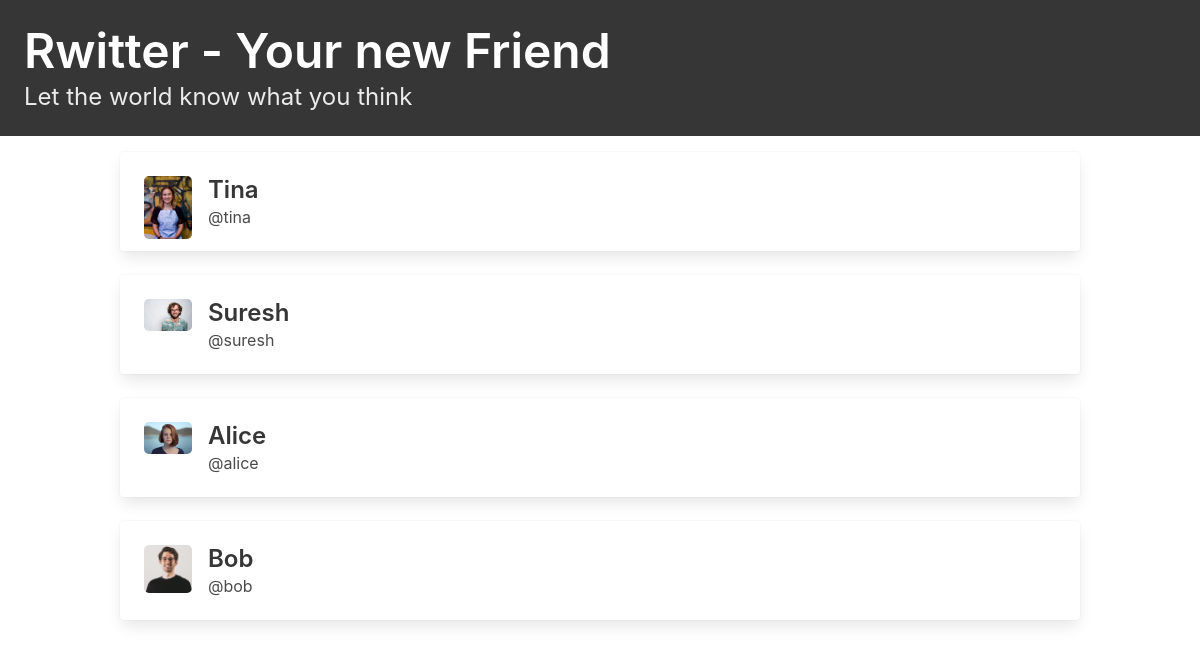
Screenshot of /profile_list/ (signed in) with the database file from the repository.
### rwitter/models.py (models this page shows, shortened)
class Profile(models.Model):
    user = models.OneToOneField(User, on_delete = models.CASCADE)
    follows = models.ManyToManyField("self", related_name='followed_by', symmetrical=False, blank=True)
    profile_picture = models.FileField(null=True, blank=True)

### rwitter/views.py (the view)
# urls.py: path('profile_list/', views.profile_list, name='profile_list'),
def profile_list(request):
    profiles = Profile.objects.exclude(user = request.user)
    context = {'profiles': profiles}
    return render(request, 'profile_list.html', context)

### rwitter/templates/profile_list.html
{% extends 'base.html' %}
{% block content %}
<div class="column">
{% for profile in profiles %}
    <div class="block">
      <div class="card">
        <a href="{% url 'profile' profile.pk %}">
          <div class="card-content">
            <div class="media">
              <div class="media-left">
                <figure class="image is-48x48">
                  <img src={{profile.profile_picture.url}}
                       alt="Placeholder image" style="border-radius: 5px;">
                </figure>
              </div>
              <div class="media-content">
                <p class="title is-4">
                  {{ profile.user.username|title }}
                </p>
                <p class="subtitle is-6">
                  @{{ profile.user.username|lower }}
                </p>
              </div>
            </div>
          </div>
        </a>
      </div>
    </div>
{% endfor %}
</div>
{% endblock content %}

### rwitter/templates/base.html (shortened to what this page needs)
<!DOCTYPE html>
<html lang="en">
<head>
    <link rel="stylesheet" href="https://cdn.jsdelivr.net/npm/bulma@0.9.4/css/bulma.min.css">
</head>
<body>
    <navbar class="hero is-small mb-4 is-dark">
        <div class="hero-body">
            <h1 class="title is-1">Rwitter - Your new Friend</h1>
            <p class="subtitle is-4">Let the world know what you think</p>
        </div>
    </navbar>
    <div class="container">
        <div class="columns">
            {% block content %}
            {% endblock %}
        </div>
    </div>
</body>
</html>

### rows the page displays
Profile: profile_picture (picture), user.username "Tina", user.username "tina"
Profile: profile_picture (picture), user.username "Suresh", user.username "suresh"
Profile: profile_picture (picture), user.username "Alice", user.username "alice"
Profile: profile_picture (picture), user.username "Bob", user.username "bob"
